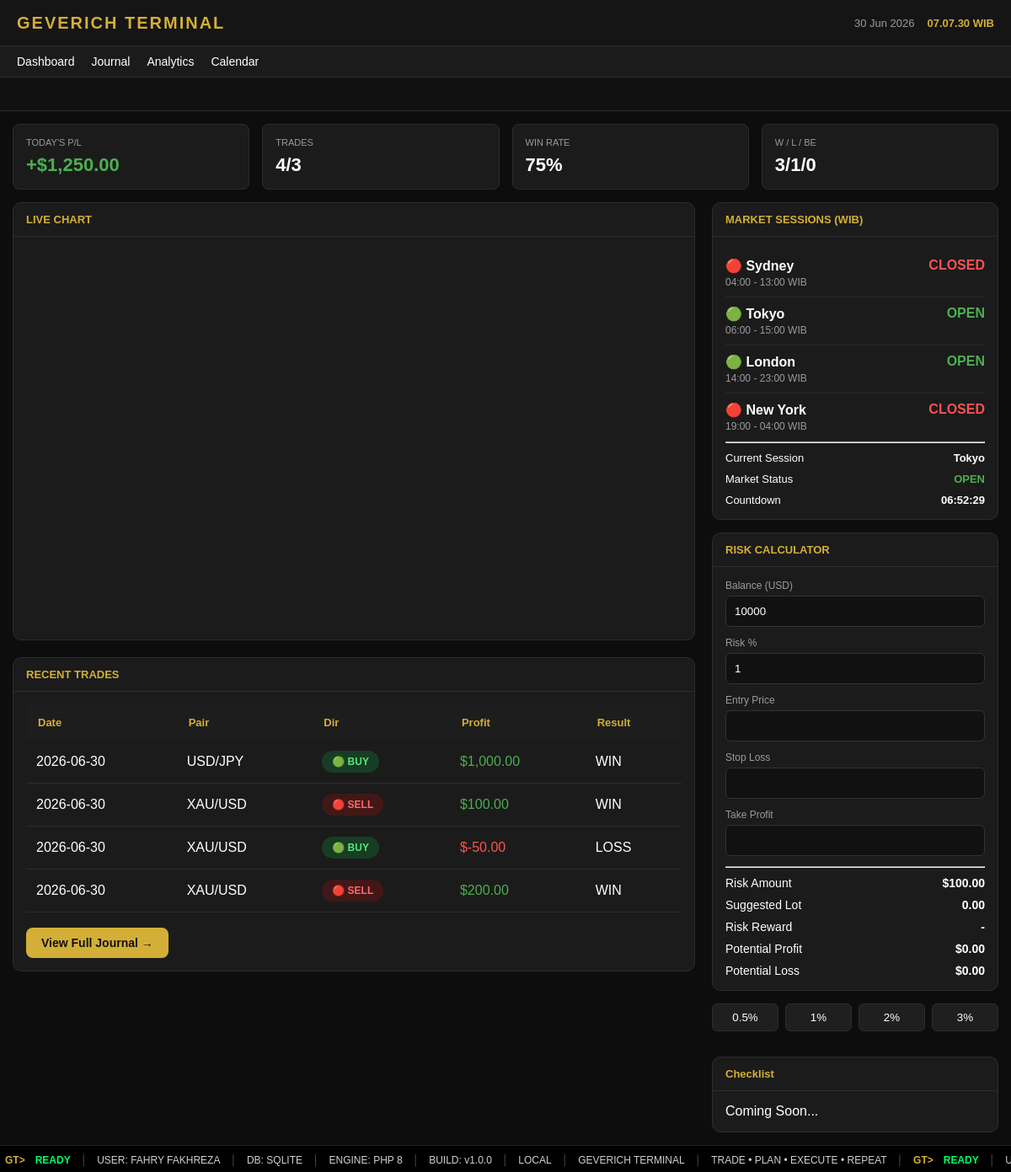
Before: / with the older database file.
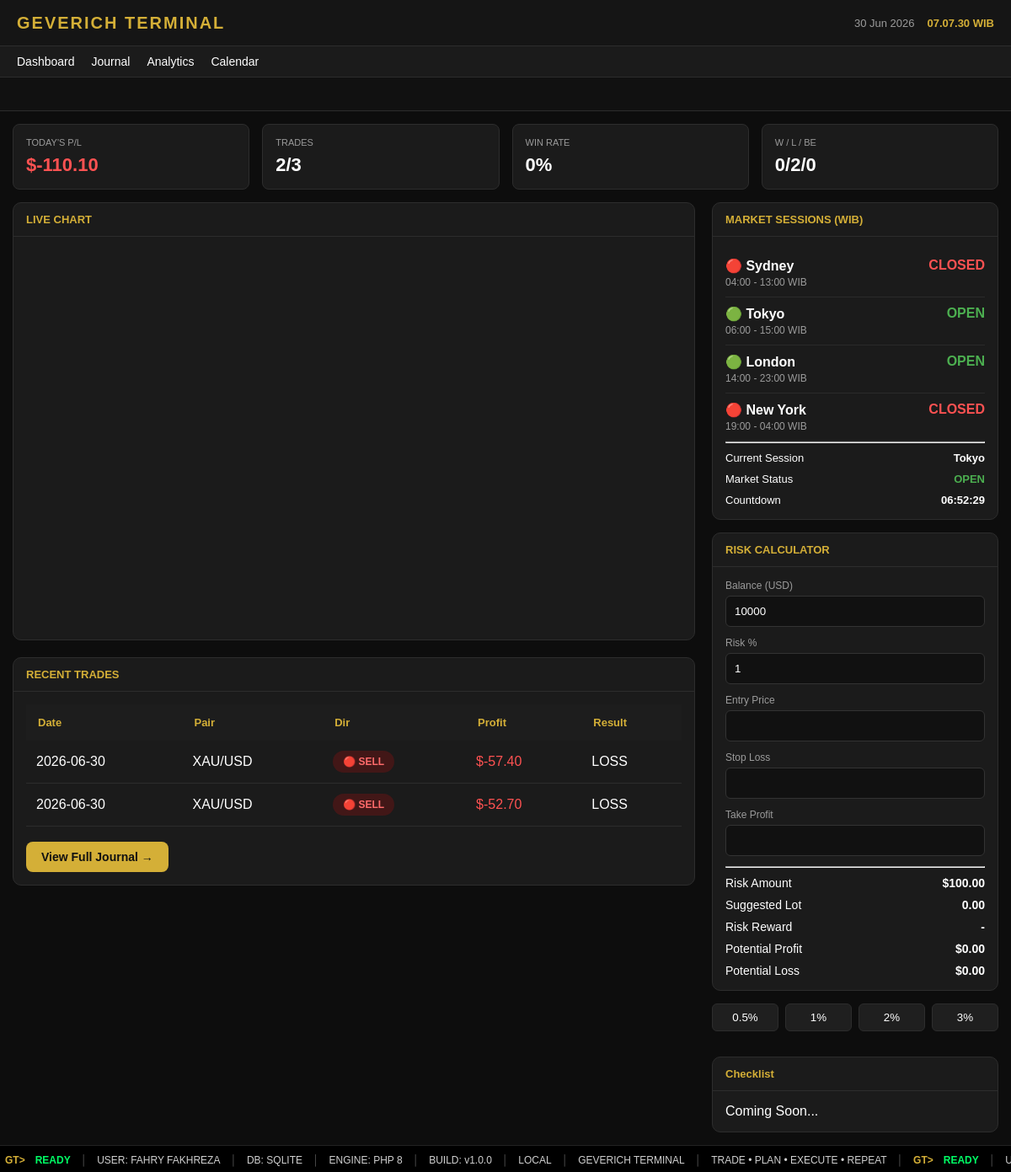
After: the same page with the newer database file.
### tables this page shows
CREATE TABLE trades (

id INTEGER PRIMARY KEY AUTOINCREMENT,

tanggal TEXT NOT NULL,

pair TEXT NOT NULL,

direction TEXT NOT NULL,

entry_price REAL NOT NULL,

sl REAL,

tp REAL,

exit_price REAL,

lot REAL,

profit_usd REAL DEFAULT 0,

hasil TEXT,

emotion TEXT,

note TEXT,

created_at DATETIME DEFAULT CURRENT_TIMESTAMP

);

### pages/dashboard.php (called while the page is built)
<?php require 'components/dashboard-stats.php'; ?>
<?php require 'components/chart.php'; ?>

### components/chart.php (the view)
<div class="dashboard-layout">
    <div class="dashboard-left">
        <section class="chart-card">
            <div class="panel-title">
                LIVE CHART
            </div>
            <div class="chart-body">
                <div id="tv_chart"></div>
            </div>
        </section>
        <section class="card journal-preview">
            <div class="panel-title">
                RECENT TRADES
            </div>
    <div class="panel-content">
        <?php
        $db = getDB();
        $trades = $db->query("
        SELECT *
        FROM trades
        ORDER BY id DESC
        LIMIT 5
        ")->fetchAll();
        ?>
        <table class="trade-table">
            <thead>
                <tr>
                    <th>Date</th>
                    <th>Pair</th>
                    <th>Dir</th>
                    <th>Profit</th>
                    <th>Result</th>
                </tr>
            </thead>
            <tbody>
            <?php foreach($trades as $trade): ?>
            <tr>
                <td><?= $trade['tanggal'] ?></td>
                <td><?= $trade['pair'] ?></td>
<td>
<?php if($trade['direction']=="BUY"): ?>
<span class="badge badge-buy">
🟢 BUY
</span>
<?php else: ?>
<span class="badge badge-sell">
🔴 SELL
</span>
<?php endif; ?>
</td>
 <td>
<?php
$profit=(float)$trade['profit_usd'];
?>
<span style="color:<?= $profit>=0 ? '#4caf50' : '#ff5252' ?>">
$<?= number_format($profit,2) ?>
</span>
</td>
                <td><?= $trade['hasil'] ?></td>
            </tr>
            <?php endforeach; ?>
            </tbody>
        </table>
        <br>
        <a href="?page=journal" class="btn btn-primary">
            View Full Journal →
        </a>
    </div>
</section>
    </div>
    <aside class="sidebar">
        <?php require __DIR__.'/sessions.php'; ?>
        <?php require __DIR__.'/risk-calculator.php'; ?>
        <?php require __DIR__.'/checklist.php'; ?>
    </aside>
</div>

### includes/header.php (shortened to what this page needs)
<!DOCTYPE html>
<html lang="id">
<head>
<link rel="stylesheet" href="<?= BASE_URL ?>/assets/css/style.css">
</head>
<body>

### includes/navbar.php
<header class="topbar">
    <div class="logo">
        GEVERICH TERMINAL
    </div>
    <div class="topbar-right">
        <div id="todayDate"></div>
        <div id="clock"></div>
    </div>
</header>
<nav class="navbar">
<a href="?page=dashboard">Dashboard</a>
<a href="?page=journal">Journal</a>
<a href="?page=analytics">Analytics</a>
   <a href="?page=calendar">Calendar</a>
</nav>

### includes/market-ticker.php (shortened to what this page needs)
<section class="market-ticker">
</section>

### index.php (shortened to what this page needs)
<?php
require_once 'includes/header.php';
require_once 'includes/navbar.php';
require_once 'includes/market-ticker.php';
$page = $_GET['page'] ?? 'dashboard';
switch ($page) {
    default:
        require 'pages/dashboard.php';
        break;
}
require_once 'includes/footer.php';

### components/dashboard-stats.php
<?php
$db = getDB();
$today = date('Y-m-d');
$stmt = $db->prepare("
SELECT
COUNT(*) total,
SUM(CASE WHEN hasil='WIN' THEN 1 ELSE 0 END) wins,
SUM(CASE WHEN hasil='LOSS' THEN 1 ELSE 0 END) losses,
SUM(CASE WHEN hasil='BE' THEN 1 ELSE 0 END) bes,
COALESCE(SUM(profit_usd),0) pnl
FROM trades
WHERE DATE(tanggal)=?
");
$stmt->execute([$today]);
$stats = $stmt->fetch(PDO::FETCH_ASSOC);
$totalTrades = $stats['total'] ?? 0;
$wins = $stats['wins'] ?? 0;
$losses = $stats['losses'] ?? 0;
$bes = $stats['bes'] ?? 0;
$pnl = $stats['pnl'] ?? 0;
$winRate = $totalTrades > 0
? round(($wins / $totalTrades) * 100)
: 0;
?>
<div class="dashboard-stats">
    <div class="stat-card">
        <div class="stat-title">Today's P/L</div>
        <div class="stat-value <?= $pnl >= 0 ? 'profit' : 'loss' ?>">
            <?= $pnl >= 0 ? '+' : '' ?>$<?= number_format($pnl,2) ?>
        </div>
    </div>
    <div class="stat-card">
        <div class="stat-title">Trades</div>
        <div class="stat-value">
            <?= $totalTrades ?>/3
        </div>
    </div>
    <div class="stat-card">
        <div class="stat-title">Win Rate</div>
        <div class="stat-value">
            <?= $winRate ?>%
        </div>
    </div>
    <div class="stat-card">
        <div class="stat-title">W / L / BE</div>
        <div class="stat-value">
            <?= $wins ?>/<?= $losses ?>/<?= $bes ?>
        </div>
    </div>
</div>

### components/sessions.php (shortened to what this page needs)
<?php
$day = date("N");
$isWeekend = ($day >= 6);
$sessions = [
    [
        "name" => "Sydney",
        "start" => "04:00",
        "end" => "13:00"
    ],
    [
        "name" => "Tokyo",
        "start" => "06:00",
        "end" => "15:00"
    ],
    [
        "name" => "London",
        "start" => "14:00",
        "end" => "23:00"
    ],
    [
        "name" => "New York",
        "start" => "19:00",
        "end" => "04:00"
    ]
];
function isOpen($start,$end){
    $now = strtotime(date("H:i"));
    $s = strtotime($start);
    $e = strtotime($end);
    if($e < $s){
        return ($now >= $s || $now < $e);
    }
    return ($now >= $s && $now < $e);
}
$current="None";
?>
<div class="card">
<div class="panel-title">
MARKET SESSIONS (WIB)
</div>
<div class="panel-content">
<?php foreach($sessions as $s):
$status="CLOSED";
$class="session-close";
$icon="🔴";
if($isWeekend){
    $status="WEEKEND";
    $class="session-weekend";
    $icon="⚫";
}else{
    if(isOpen($s['start'],$s['end'])){
        $status="OPEN";
        $class="session-open";
        $icon="🟢";
        if($current=="None"){
            $current=$s['name'];
        }
    }
}
?>
<div class="session-row">
<div>
<?= $icon ?>
<strong><?= $s['name'] ?></strong>
<div class="session-time">
<?= $s['start'] ?> - <?= $s['end'] ?> WIB
</div>
</div>
<div class="<?= $class ?>">
<?= $status ?>
</div>
</div>
<?php endforeach;?>
<hr>
<div class="session-footer">
<div>
Current Session
</div>
<strong>
<?= $current ?>
</strong>
</div>
<div class="session-footer">
<div>
Market Status
</div>
<strong class="<?= $isWeekend?'session-weekend':'session-open' ?>">
<?= $isWeekend?'CLOSED':'OPEN' ?>
</strong>
</div>
<div class="session-footer">
<div>
Countdown
</div>
<strong id="countdown">
</strong>
</div>
</div>
</div>

### components/risk-calculator.php
<div class="card">
<div class="panel-title">
RISK CALCULATOR
</div>
<div class="panel-content">
<div class="form-group">
<label>Balance (USD)</label>
<input id="balance" type="number" value="10000">
</div>
<div class="form-group">
<label>Risk %</label>
<input id="risk" type="number" value="1">
</div>
<div class="form-group">
<label>Entry Price</label>
<input id="entry" type="number" step="0.01">
</div>
<div class="form-group">
<label>Stop Loss</label>
<input id="sl" type="number" step="0.01">
</div>
<div class="form-group">
<label>Take Profit</label>
<input id="tp" type="number" step="0.01">
</div>
<hr>
<div class="calc-row">
<span>Risk Amount</span>
<strong id="riskAmount">$0</strong>
</div>
<div class="calc-row">
<span>Suggested Lot</span>
<strong id="lotSize">0.00</strong>
</div>
<div class="calc-row">
<span>Risk Reward</span>
<strong id="rr">-</strong>
</div>
<div class="calc-row">
<span>Potential Profit</span>
<strong id="profit">$0</strong>
</div>
<div class="calc-row">
<span>Potential Loss</span>
<strong id="loss">$0</strong>
</div>
</div>
</div>
<div class="risk-buttons">
    <button type="button" class="risk-btn" data-risk="0.5">0.5%</button>
    <button type="button" class="risk-btn" data-risk="1">1%</button>
    <button type="button" class="risk-btn" data-risk="2">2%</button>
    <button type="button" class="risk-btn" data-risk="3">3%</button>
</div>

### components/checklist.php
<div class="card">
    <div class="panel-title">
        Checklist
    </div>
    <div class="panel-content">
        Coming Soon...
    </div>
</div>

### includes/footer.php (shortened to what this page needs)
<footer class="terminal-status">
    <div class="ticker">
        <div class="ticker-content">
            <span class="gt">GT&gt;</span>
            <span class="ready">READY</span>
            <span class="sep">│</span>
            <span>USER: FAHRY FAKHREZA</span>
            <span class="sep">│</span>
            <span>DB: SQLITE</span>
            <span class="sep">│</span>
            <span>ENGINE: PHP 8</span>
            <span class="sep">│</span>
            <span>BUILD: v1.0.0</span>
            <span class="sep">│</span>
            <span>LOCAL</span>
            <span class="sep">│</span>
            <span>GEVERICH TERMINAL</span>
            <span class="sep">│</span>
            <span>TRADE • PLAN • EXECUTE • REPEAT</span>
            <span class="sep">│</span>
            <span class="gt">GT&gt;</span>
            <span class="ready">READY</span>
            <span class="sep">│</span>
            <span>USER: FAHRY FAKHREZA</span>
        </div>
    </div>
</footer>
</body>
</html>

Changed rows visible on the page:
removed trades: tanggal "2026-06-30", pair "USD/JPY", direction "🟢 BUY", profit_usd "1,000.00", hasil "WIN"
removed trades: tanggal "2026-06-30", pair "XAU/USD", direction "🔴 SELL", profit_usd "100.00", hasil "WIN"
removed trades: tanggal "2026-06-30", pair "XAU/USD", direction "🟢 BUY", profit_usd "-50.00", hasil "LOSS"
removed trades: tanggal "2026-06-30", pair "XAU/USD", direction "🔴 SELL", profit_usd "200.00", hasil "WIN"
added trades: tanggal "2026-06-30", pair "XAU/USD", direction "🔴 SELL", profit_usd "-57.40", hasil "LOSS"
added trades: tanggal "2026-06-30", pair "XAU/USD", direction "🔴 SELL", profit_usd "-52.70", hasil "LOSS"
Other visible differences:
$pnl: "1,250.00" → "-110.10"
$totalTrades: "4" → "2"
$winRate: "75" → "0"
$wins: "3" → "0"
$losses: "1" → "2"
